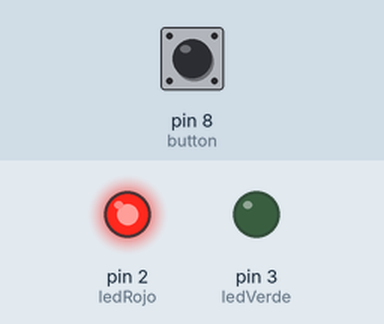
Bench run of a sketch on a simulated Arduino Uno, built with avr-gcc and run on an emulated ATmega328P. On the bench: output pins drawn as LEDs (lit = HIGH). Inputs (shaded band) come from the test bench; at power-on: pin 8 (button) LOW.

Above: at 1.2 s.
1.3 s: pin 8 (button) pulled HIGH for 0.15 s
At 2.7 s:
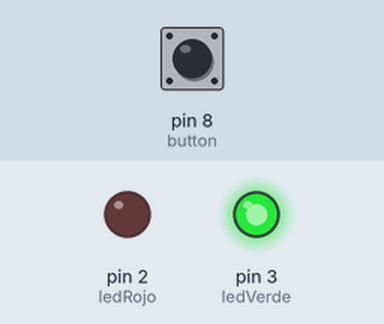
Timing chart, 0 to 8.8 s (numbered marks = the images above; inputs shaded):
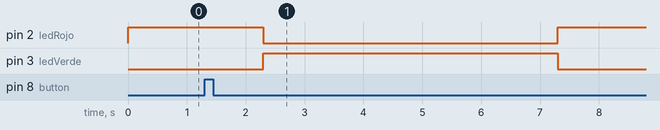

Measured:
- after the input at 1.3 s, pin 2 (ledRojo): HIGH → LOW after 1.0 s, → HIGH 5.0 s later; pin 3 (ledVerde): LOW → HIGH after 1.0 s, → LOW 5.0 s later

The sketch:

Main2.ino
```cpp
const byte ledRojo = 2;
const byte ledVerde = 3;

const byte button = 8;

int buttonState = 0;

void setup()
{
	pinMode(ledRojo, OUTPUT);
    pinMode(ledVerde, OUTPUT);
    pinMode(button, INPUT);
    digitalWrite(ledRojo, 1);
}

void loop()
{

    buttonState = digitalRead(button);
    if(buttonState == HIGH){
        delay(1000);
        digitalWrite(ledRojo,0);
        digitalWrite(ledVerde,1);
        delay(5000);
        digitalWrite(ledRojo,1);
        digitalWrite(ledVerde,0);
    }

}
```
